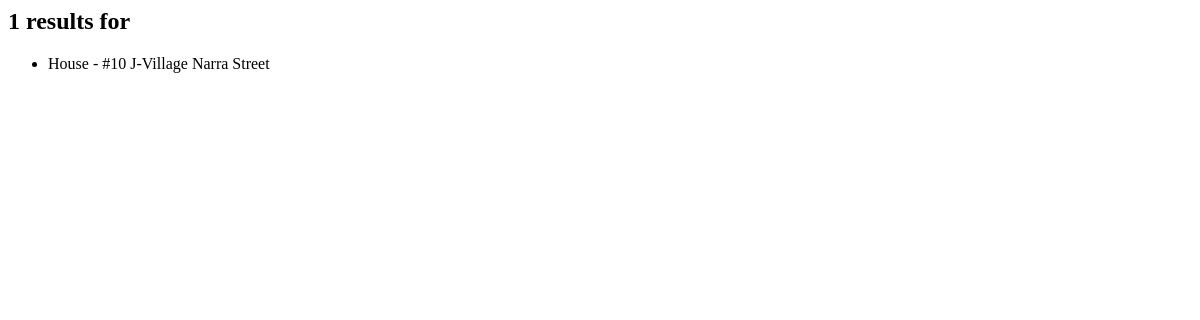
The page /listings/ on the database as committed earlier.
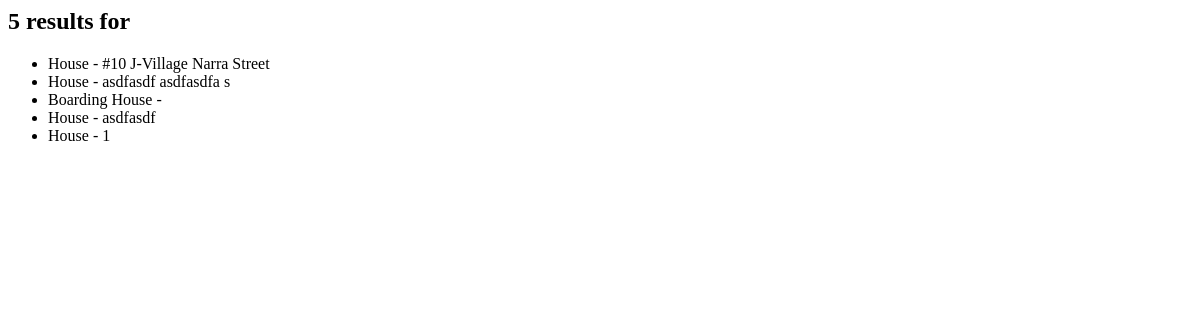
The same page on the database as committed later.
### listings/models.py (models this page shows, shortened)
class Property(models.Model):
    owner = models.ForeignKey(User, on_delete=models.CASCADE, related_name="properties")
    description = models.TextField(max_length=500, blank=True)
    CATEGORY_CHOICES = [
        ("residential", "Residential"),
        ("commercial", "Commercial"),
    ]
    category = models.CharField(max_length=20, choices=CATEGORY_CHOICES, default="residential")
    PROPERTY_TYPES = [
        ("house", "House"),
        ("boarding_hosuse", "Boarding House"),
        ("apartment", "Apartment"),
        ("condo", "Condominium"),
        ("lot", "Lot"),
        ("commercial_lot", "Commercial Lot"),
        ("office", "Office Space"),
    ]
    property_type = models.CharField(max_length=50, choices=PROPERTY_TYPES)
    address = models.CharField(max_length=200, blank=True)
    price = models.DecimalField(max_digits=12, decimal_places=2, blank=True, null=True)
    bedrooms = models.IntegerField(blank=True, null=True)
    bathrooms = models.IntegerField(blank=True, null=True)
    floor_storey = models.IntegerField(blank=True, null=True, default=1)
    floor_area = models.DecimalField(max_digits=10, decimal_places=2, blank=True, null=True)
    available_unit = models.IntegerField(blank=True, null=True, default=1)
    parking_spaces = models.IntegerField(blank=True, null=True)
    image = models.ImageField(upload_to="property_images/", blank=True, null=True)
    STATUS_CHOICES = [
        ("available", "Available"),
        ("rented", "Rented"),
        ("for_sale", "For Sale"),
        ("sold", "Sold"),
    ]
    status = models.CharField(max_length=20, choices=STATUS_CHOICES, default="available")
    created_at = models.DateTimeField(auto_now_add=True)
    updated_at = models.DateTimeField(auto_now=True)
    latitude = models.FloatField(blank=True, null=True)
    longitude = models.FloatField(blank=True, null=True)

### listings/views.py (the view)
# urls.py: path('', PropertyAllView.as_view(), name='listing_all'),
class PropertyAllView(ListView):
    model = Property
    template_name = 'listings/listing_properties.html'
    context_object_name = 'properties'

### templates/listings/listing_properties.html
<h2>{{ properties.count }} results for {{ view.kwargs.property_type|title }}</h2>
<ul>
{% for prop in properties %}
    <li>{{ prop.get_property_type_display }} - {{ prop.address }}</li>
{% empty %}
    <li>No properties found.</li>
{% endfor %}
</ul>

Rows that differ between the two databases and show on the page:
added Property: property_type "House", address "asdfasdf asdfasdfa s"
added Property: property_type "Boarding House"
added Property: property_type "House", address "asdfasdf"
added Property: property_type "House", address "1"
Other text that changed with them:
{{ properties.count }}: "1" → "5"
